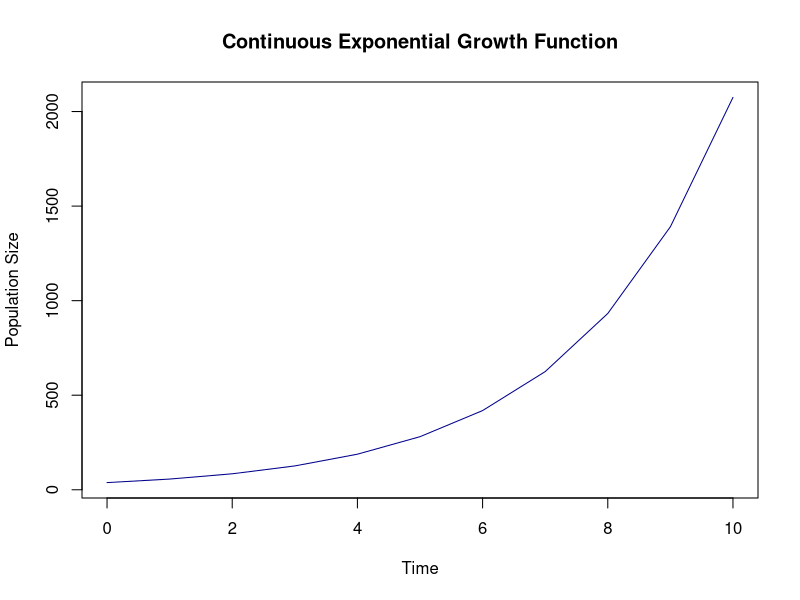
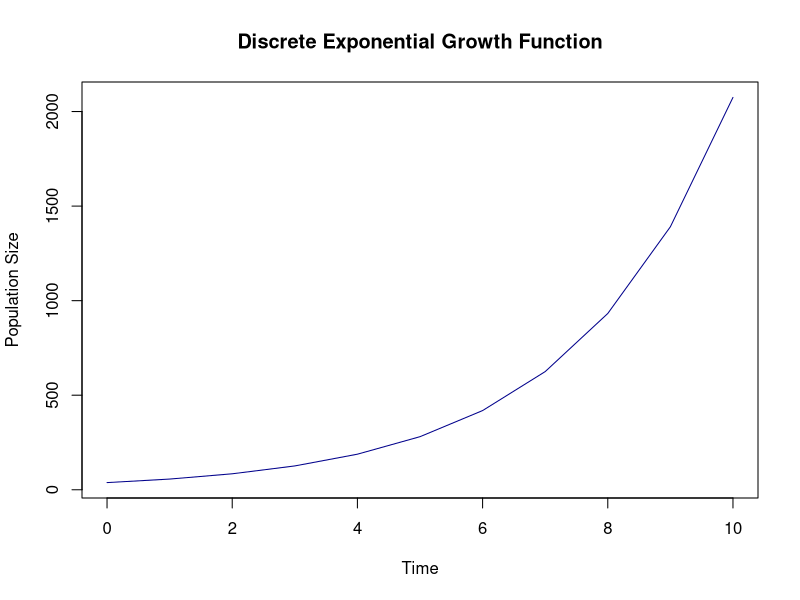
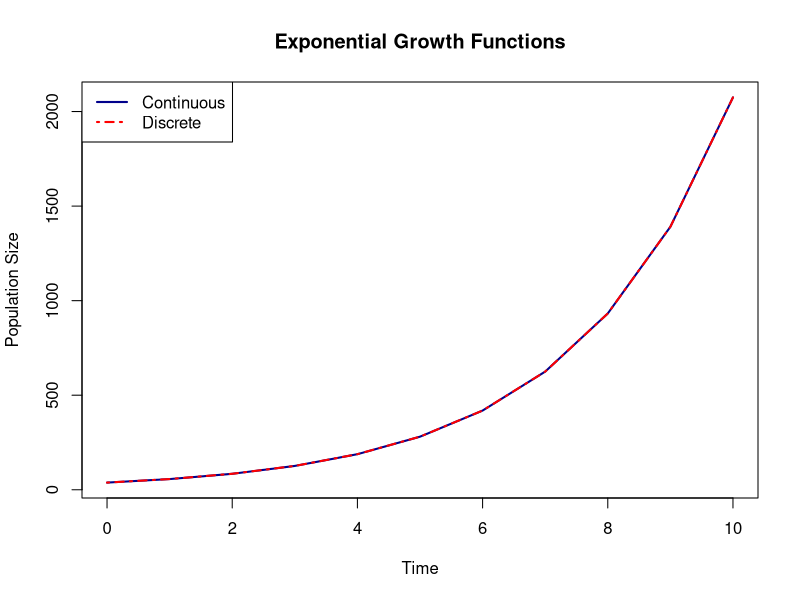
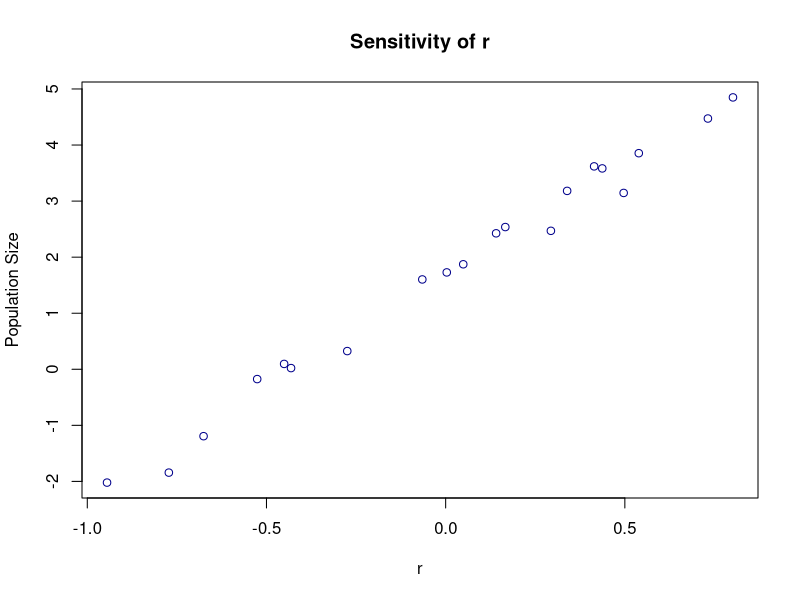

The R source for these figures, in order: (Note: this script raises an error after producing the figures.)
## ---- chunk 1
knitr::opts_chunk$set(echo = TRUE)
## ---- chunk 2
# Define a continuous exponential growth function
con_exp_growth <- function(N_initial, r, NT){
  t_cont = 0:NT
  N = N_initial * exp(r*t_cont)
  return(N)
}

# Set initial conditions
r = 0.4
N_initial = 38
NT = 10

# Call function and graph
N = con_exp_growth(N_initial, r, NT)
plot(0:NT, N, type = 'l', main = "Continuous Exponential Growth Function", xlab = "Time", ylab = "Population Size", col = "DarkBlue")
## ---- chunk 3
# Define a discrete exponential growth function
dis_exp_growth <- function(N_initial, r, NT){
  R = exp(r)
  t_dis = 0:NT
  N = rep(N_initial,NT+1)
  
  for(t in 1:NT){
    N[t+1] = R*N[t]
  }
  return(N)
}

# Set initial conditions
r = 0.4
N_initial = 38
NT = 10

# Call function and graph
N = dis_exp_growth(N_initial, r, NT)
plot(0:NT, N, type = 'l', main = "Discrete Exponential Growth Function", xlab = "Time", ylab = "Population Size", col = "DarkBlue")
## ---- chunk 4
# Define a doubling time function
doubling_time <- function(r){
  double_time = (exp(2))/r
  return(double_time)
}

# Set initial conditions
r = 0.4

# Call function and output answer
double_time = doubling_time(r)
rounded_double_time = round(double_time,2)
print(paste("The doubling time according to both the discrete and continuous functions is", rounded_double_time))
## ---- chunk 5
# Set initial conditions
r = 0.4
N_initial = 38
NT = 10

# Call functions
N_con = con_exp_growth(N_initial, r, NT)
N_dis = dis_exp_growth(N_initial, r, NT)

# Graph both functions
plot(0:NT, N_con, type = 'l', main = "Exponential Growth Functions", xlab = "Time", ylab = "Population Size", col = "DarkBlue", lwd = 2)
lines(0:NT, N_dis, type = 'l', main = "Exponential Growth Functions", xlab = "Time", ylab = "Population Size", col = "Red", lty = 4, lwd = 2)
legend("topleft", legend = c("Continuous","Discrete"), col = c("DarkBlue","Red"), lty = c(1,4), lwd = c(2,2))
## ---- chunk 6
# Initial Conditions
i = 20
NT = 10
r = runif(i, -1, 1)
N_initial = sample(1:100, i, replace = TRUE)

# Create Vectors
N_ten = rep(0,NT)
r_ten = rep(0,NT)
N_initial_ten = rep(0,NT)

# Find the 10th value for each set of conditions
for(x in 0:i){
  N = con_exp_growth(N_initial[x], r[x], NT)
  N_ten[x] = N[10]
  r_ten[x] = r[x]
  N_initial_ten = N_initial[x]
}

# Log Data
log_N_ten = log10(N_ten)

# Plot Data
plot(r_ten, log_N_ten, type = 'p', xlim = range(r_ten), ylim = range(log_N_ten), main = "Sensitivity of r", xlab = "r", ylab = "Population Size", col = "DarkBlue", lwd = 1)

plot(N_initial_ten, log_N_ten, type = 'p', xlim = range(N_initial_ten), ylim = range(log_N_ten), main = "Sensitivity of Initial Population Size", xlab = "Initial Population Size", ylab = "Population Size", col = "DarkBlue", lwd = 1)
